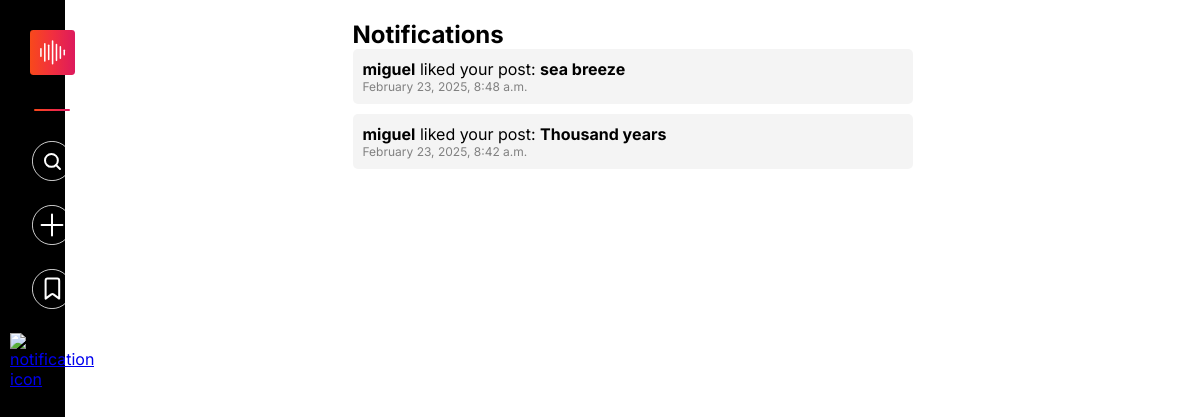
Screenshot of /notifications/ (signed in) with the database file from the repository.
### users/models.py (models this page shows, shortened)
class Notification(models.Model):
    NOTIFICATION_TYPES = (
        ('like', 'Like'),
        ('collab', 'Collaboration Request'),
    )
    STATUS_CHOICES = [
        ('unread', 'Unread'),
        ('read', 'Read'),
    ]
    recipient = models.ForeignKey(User, on_delete=models.CASCADE, related_name='notifications')
    sender = models.ForeignKey(User, on_delete=models.CASCADE)
    post = models.ForeignKey('postdb', on_delete=models.CASCADE, blank=True, null=True)
    message = models.TextField()
    notification_type = models.CharField(max_length=10, choices=NOTIFICATION_TYPES)
    timestamp = models.DateTimeField(auto_now_add=True)
    status = models.CharField(max_length=10, choices=STATUS_CHOICES, default='unread')
    class Meta:
        indexes = [
            models.Index(fields=['recipient']),
            models.Index(fields=['timestamp']),
        ]

class postdb(models.Model):
    pid=models.UUIDField(primary_key=True,max_length=10,default=uuid.uuid4)
    username=models.ForeignKey(to=profiledatadb,on_delete=models.CASCADE)
    media=models.FileField(upload_to='media/Posts')
    media_thumbnail=models.FileField(upload_to='media/Thumbnails',default=None,blank=True,null=True)
    caption=models.CharField(max_length=30)
    descr=models.TextField()
    langu=models.CharField(max_length=15)
    mediatype=models.CharField(max_length=15)
    location=models.CharField(max_length=15)
    likes=models.IntegerField(default=0)
    media_format=models.CharField(max_length=20, blank=True)
    timestamp = models.DateTimeField(auto_now=True  )

### users/views.py (the view)
# urls.py: path('notifications/', views.notifications, name='notifications'),
@login_required
def notifications(request):
    user_notifications = Notification.objects.filter(recipient=request.user).order_by('-timestamp')
    if hasattr(Notification, 'status'):
        user_notifications.update(status="read")
    return render(request, 'notifications.html', {'notifications': user_notifications})

### templates/notifications.html (shortened to what this page needs)
{% extends 'base.html' %}
{% block content %}
<div class="container">
    <h2>Notifications</h2>
    {% if notifications %}
        <ul class="notification-list">
            {% for notification in notifications %}
                <li class="notification">
                    <strong>{{ notification.sender.username }}</strong>
                    {% if notification.notification_type == "like" %}
                        liked your post: <strong>{{ notification.post.caption }}</strong>
                    {% endif %}
                    <span class="timestamp">{{ notification.timestamp|date:"F j, Y, g:i a" }}</span>
                </li>
            {% endfor %}
        </ul>
    {% else %}
        <p>No notifications yet.</p>
    {% endif %}
</div>
{% endblock %}

### static/css/base-file.css (style rules this page uses)
* { margin: 0; padding: 0; min-width: 0; min-height: 0; box-sizing: border-box; }
html, body { margin: 0; padding: 0; height: 100%; font-family: "Inter", sans-serif; font-optical-sizing: auto; font-weight: normal; font-style: normal; font-variation-settings: "slnt" 0; }

### templates/notifications.html (style rules this page uses)
.container { max-width: 600px; margin: auto; padding: 20px; }
.notification-list { list-style: none; padding: 0; }
.notification { background: #f4f4f4; padding: 10px; margin-bottom: 10px; border-radius: 5px; }
.timestamp { display: block; font-size: 12px; color: gray; }

### rows the page displays
Notification: sender.username "miguel", post.caption "sea breeze", timestamp "February 23, 2025, 8:48 a.m."
Notification: sender.username "miguel", post.caption "Thousand years", timestamp "February 23, 2025, 8:42 a.m."
